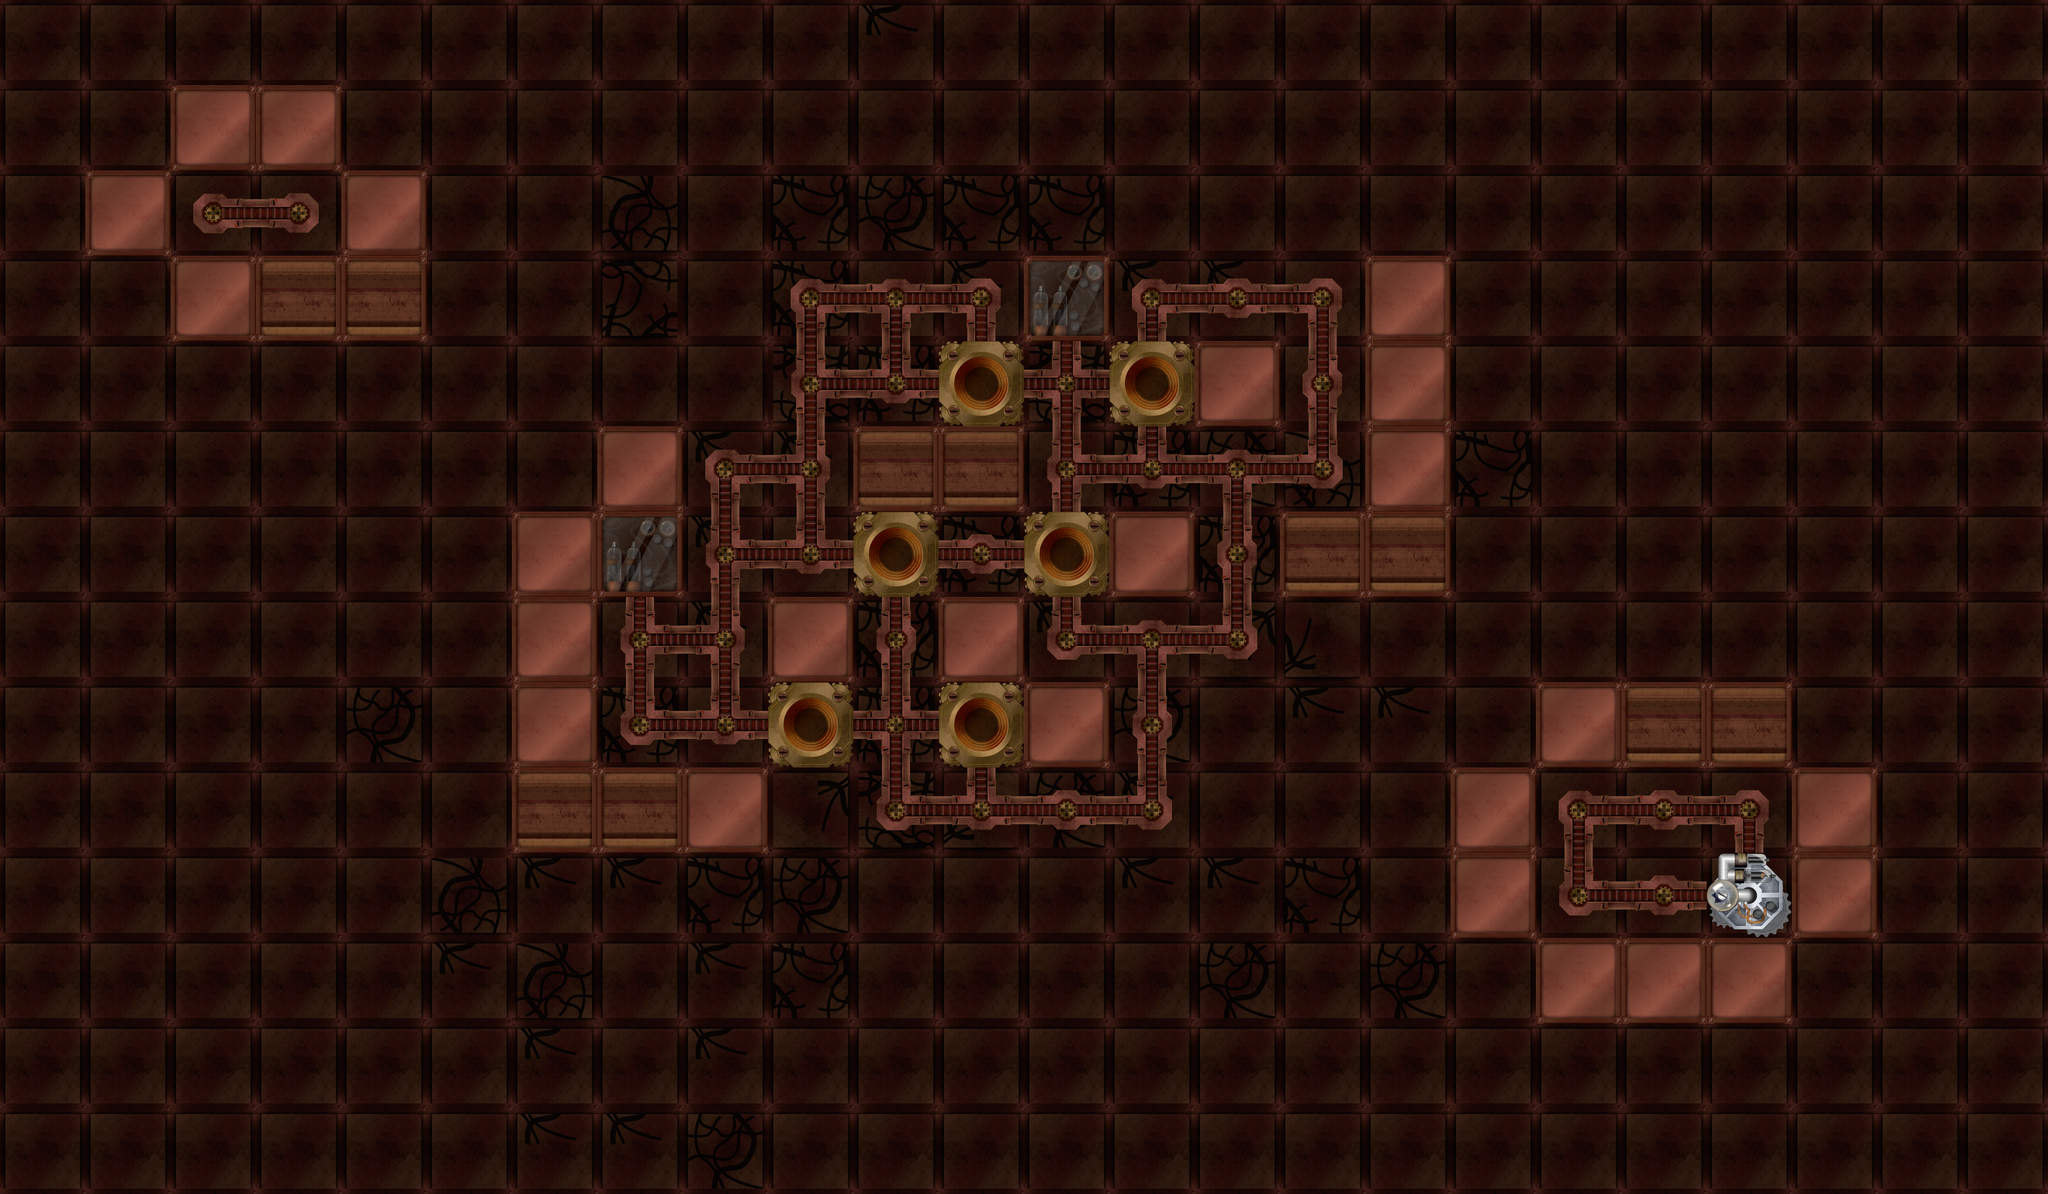

Tiled map render using the project's own tile images. Description and the map definition, with tile-layer contents summarised, below:
An orthogonal 24x14 tile map with 256x256 px tiles, 2 tile layers (Background, Room) and 12 objects (6x Block, 4x Light, Player).

<map version="1.0" orientation="orthogonal" width="24" height="14" tilewidth="256" tileheight="256">
 <tileset firstgid="1" name="Ladu" tilewidth="256" tileheight="256">
  <image source="tiles.png" width="1280" height="1024" />
  <tile id="9">
   <properties>
    <property name="Goal" value="1" />
   </properties>
  </tile>
  <tile id="10">
   <properties>
    <property name="Obstacle" value="1" />
   </properties>
  </tile>
  <tile id="11">
   <properties>
    <property name="Obstacle" value="1" />
   </properties>
  </tile>
  <tile id="12">
   <properties>
    <property name="Obstacle" value="1" />
   </properties>
  </tile>
  <tile id="19">
   <properties>
    <property name="Obstacle" value="1" />
   </properties>
  </tile>
 </tileset>
 <layer name="Background" width="24" height="14">
  <data>[336 cells, 336 non-empty, 5 distinct tile ids]</data>
 </layer>
 <layer name="Room" width="24" height="14">
  <data>[336 cells, 119 non-empty, 13 distinct tile ids]</data>
 </layer>
 <objectgroup name="Objects" width="24" height="14">
  <object type="Player" gid="16" x="3840" y="1024" />
  <object type="Block" gid="14" x="3584" y="1792" />
  <object x="2698" y="1535" width="58" />
  <object type="Block" gid="14" x="3584" y="1536" />
  <object type="Block" gid="14" x="3072" y="1280" />
  <object type="Block" gid="14" x="3072" y="1536" />
  <object type="Block" gid="14" x="2816" y="1792" />
  <object type="Block" gid="14" x="2560" y="2048" />
  <object type="Light" x="2429" y="897" width="94" height="102">
   <properties>
    <property name="Color" value="0.82, 0.65, 0.42, 0.9" />
    <property name="Falloff" value="0.2, 0.8, 16" />
    <property name="Z" value="0.2" />
   </properties>
  </object>
  <object type="Light" x="3641" y="1870" width="94" height="102">
   <properties>
    <property name="Color" value="0.82, 0.65, 0.42, 0.9" />
    <property name="Falloff" value="0.2, 0.8, 16" />
    <property name="Z" value="0.2" />
   </properties>
  </object>
  <object type="Light" x="1874" y="2154" width="94" height="102">
   <properties>
    <property name="Color" value="0.82, 0.65, 0.42, 0.9" />
    <property name="Falloff" value="0.2, 0.8, 16" />
    <property name="Z" value="0.2" />
   </properties>
  </object>
  <object type="Light" x="3106" y="1890" width="94" height="102">
   <properties>
    <property name="Color" value="0.12, 0.70, 0.51, 0.9" />
    <property name="Falloff" value="0.2, 0.8, 16" />
    <property name="Z" value="0.2" />
   </properties>
  </object>
 </objectgroup>
</map>
